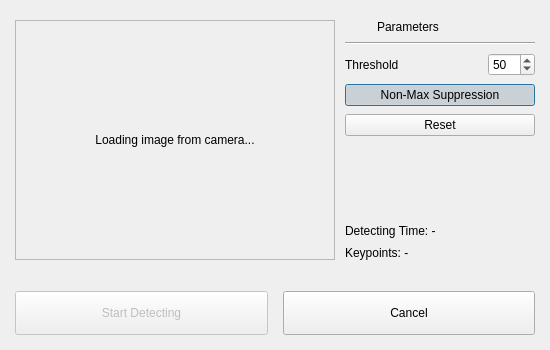
<?xml version="1.0" encoding="UTF-8"?>
<ui version="4.0">
 <class>windowFastRealTime</class>
 <widget class="QDialog" name="windowFastRealTime">
  <property name="windowModality">
   <enum>Qt::WindowModal</enum>
  </property>
  <property name="geometry">
   <rect>
    <x>0</x>
    <y>0</y>
    <width>550</width>
    <height>350</height>
   </rect>
  </property>
  <property name="sizePolicy">
   <sizepolicy hsizetype="Fixed" vsizetype="Fixed">
    <horstretch>0</horstretch>
    <verstretch>0</verstretch>
   </sizepolicy>
  </property>
  <property name="minimumSize">
   <size>
    <width>550</width>
    <height>350</height>
   </size>
  </property>
  <property name="maximumSize">
   <size>
    <width>550</width>
    <height>350</height>
   </size>
  </property>
  <property name="windowTitle">
   <string>FAST Features in Real Time</string>
  </property>
  <property name="modal">
   <bool>true</bool>
  </property>
  <layout class="QVBoxLayout" name="verticalLayout">
   <property name="spacing">
    <number>15</number>
   </property>
   <property name="leftMargin">
    <number>15</number>
   </property>
   <property name="topMargin">
    <number>20</number>
   </property>
   <property name="rightMargin">
    <number>15</number>
   </property>
   <property name="bottomMargin">
    <number>15</number>
   </property>
   <item>
    <layout class="QHBoxLayout" name="horizontalLayout_2">
     <property name="spacing">
      <number>10</number>
     </property>
     <item>
      <widget class="QLabel" name="uiLabelRealTime">
       <property name="sizePolicy">
        <sizepolicy hsizetype="Maximum" vsizetype="Maximum">
         <horstretch>0</horstretch>
         <verstretch>0</verstretch>
        </sizepolicy>
       </property>
       <property name="minimumSize">
        <size>
         <width>320</width>
         <height>240</height>
        </size>
       </property>
       <property name="maximumSize">
        <size>
         <width>320</width>
         <height>240</height>
        </size>
       </property>
       <property name="frameShape">
        <enum>QFrame::StyledPanel</enum>
       </property>
       <property name="frameShadow">
        <enum>QFrame::Sunken</enum>
       </property>
       <property name="text">
        <string>Loading image from camera...</string>
       </property>
       <property name="textFormat">
        <enum>Qt::PlainText</enum>
       </property>
       <property name="scaledContents">
        <bool>true</bool>
       </property>
       <property name="alignment">
        <set>Qt::AlignCenter</set>
       </property>
      </widget>
     </item>
     <item>
      <layout class="QVBoxLayout" name="verticalLayout_2">
       <property name="spacing">
        <number>8</number>
       </property>
       <item>
        <layout class="QHBoxLayout" name="horizontalLayout_3">
         <item>
          <widget class="QLabel" name="label_2">
           <property name="sizePolicy">
            <sizepolicy hsizetype="Fixed" vsizetype="Fixed">
             <horstretch>0</horstretch>
             <verstretch>0</verstretch>
            </sizepolicy>
           </property>
           <property name="maximumSize">
            <size>
             <width>24</width>
             <height>24</height>
            </size>
           </property>
           <property name="pixmap">
            <pixmap>icons/Fast.png</pixmap>
           </property>
           <property name="scaledContents">
            <bool>true</bool>
           </property>
          </widget>
         </item>
         <item>
          <widget class="QLabel" name="label">
           <property name="text">
            <string>Parameters</string>
           </property>
          </widget>
         </item>
        </layout>
       </item>
       <item>
        <widget class="Line" name="line_2">
         <property name="orientation">
          <enum>Qt::Horizontal</enum>
         </property>
        </widget>
       </item>
       <item>
        <layout class="QHBoxLayout" name="horizontalLayout_5">
         <item>
          <widget class="QLabel" name="label_3">
           <property name="sizePolicy">
            <sizepolicy hsizetype="Fixed" vsizetype="Preferred">
             <horstretch>0</horstretch>
             <verstretch>0</verstretch>
            </sizepolicy>
           </property>
           <property name="text">
            <string>Threshold</string>
           </property>
           <property name="buddy">
            <cstring>uiSpinBoxThresholdFAST</cstring>
           </property>
          </widget>
         </item>
         <item>
          <spacer name="horizontalSpacer">
           <property name="orientation">
            <enum>Qt::Horizontal</enum>
           </property>
           <property name="sizeHint" stdset="0">
            <size>
             <width>40</width>
             <height>20</height>
            </size>
           </property>
          </spacer>
         </item>
         <item>
          <widget class="QSpinBox" name="uiSpinBoxThresholdFAST">
           <property name="sizePolicy">
            <sizepolicy hsizetype="Fixed" vsizetype="Fixed">
             <horstretch>0</horstretch>
             <verstretch>0</verstretch>
            </sizepolicy>
           </property>
           <property name="minimum">
            <number>1</number>
           </property>
           <property name="maximum">
            <number>999</number>
           </property>
           <property name="value">
            <number>50</number>
           </property>
          </widget>
         </item>
        </layout>
       </item>
       <item>
        <widget class="QPushButton" name="uiPushButtonNonMaxFAST">
         <property name="text">
          <string>Non-Max Suppression</string>
         </property>
         <property name="checkable">
          <bool>true</bool>
         </property>
         <property name="checked">
          <bool>true</bool>
         </property>
        </widget>
       </item>
       <item>
        <widget class="QPushButton" name="uiPushButtonResetFAST">
         <property name="text">
          <string>Reset</string>
         </property>
         <property name="icon">
          <iconset resource="../icon_src.qrc">
           <normaloff>:/icons/edit-clear.svg</normaloff>:/icons/edit-clear.svg</iconset>
         </property>
         <property name="iconSize">
          <size>
           <width>24</width>
           <height>24</height>
          </size>
         </property>
        </widget>
       </item>
       <item>
        <spacer name="verticalSpacer">
         <property name="orientation">
          <enum>Qt::Vertical</enum>
         </property>
         <property name="sizeHint" stdset="0">
          <size>
           <width>20</width>
           <height>40</height>
          </size>
         </property>
        </spacer>
       </item>
       <item>
        <widget class="QLabel" name="uiLabelTime">
         <property name="text">
          <string>Detecting Time: -</string>
         </property>
        </widget>
       </item>
       <item>
        <widget class="QLabel" name="uiLabelKeypoints">
         <property name="text">
          <string>Keypoints: -</string>
         </property>
        </widget>
       </item>
      </layout>
     </item>
    </layout>
   </item>
   <item>
    <spacer name="verticalSpacer_2">
     <property name="orientation">
      <enum>Qt::Vertical</enum>
     </property>
     <property name="sizeHint" stdset="0">
      <size>
       <width>20</width>
       <height>40</height>
      </size>
     </property>
    </spacer>
   </item>
   <item>
    <layout class="QHBoxLayout" name="horizontalLayout_4">
     <property name="spacing">
      <number>15</number>
     </property>
     <item>
      <widget class="QPushButton" name="uiPushButtonDetect">
       <property name="enabled">
        <bool>false</bool>
       </property>
       <property name="sizePolicy">
        <sizepolicy hsizetype="Expanding" vsizetype="Fixed">
         <horstretch>0</horstretch>
         <verstretch>0</verstretch>
        </sizepolicy>
       </property>
       <property name="minimumSize">
        <size>
         <width>150</width>
         <height>44</height>
        </size>
       </property>
       <property name="text">
        <string>Start Detecting</string>
       </property>
       <property name="icon">
        <iconset resource="../icon_src.qrc">
         <normaloff>:/icons/media-playback-play.svg</normaloff>:/icons/media-playback-play.svg</iconset>
       </property>
       <property name="iconSize">
        <size>
         <width>32</width>
         <height>32</height>
        </size>
       </property>
       <property name="shortcut">
        <string>D</string>
       </property>
      </widget>
     </item>
     <item>
      <widget class="QPushButton" name="uiPushButtonCancel">
       <property name="sizePolicy">
        <sizepolicy hsizetype="Expanding" vsizetype="Fixed">
         <horstretch>0</horstretch>
         <verstretch>0</verstretch>
        </sizepolicy>
       </property>
       <property name="minimumSize">
        <size>
         <width>150</width>
         <height>44</height>
        </size>
       </property>
       <property name="text">
        <string>Cancel</string>
       </property>
       <property name="icon">
        <iconset resource="../icon_src.qrc">
         <normaloff>:/icons/process-stop.svg</normaloff>:/icons/process-stop.svg</iconset>
       </property>
       <property name="iconSize">
        <size>
         <width>32</width>
         <height>32</height>
        </size>
       </property>
       <property name="shortcut">
        <string>C</string>
       </property>
      </widget>
     </item>
    </layout>
   </item>
  </layout>
 </widget>
 <resources>
  <include location="../icon_src.qrc"/>
 </resources>
 <connections/>
</ui>
